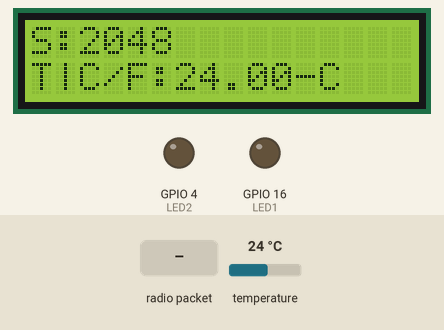
Recording of a sketch running on a simulated ESP32. Shown: 16×2 character LCD, output pins drawn as LEDs (lit = HIGH). The inputs (shaded band) are chosen by the test bench; at power-on: temperature 24 °C. No radio packets arrive unless stated; pins used as bus, display or sensor lines are not drawn; what the sketch prints to the serial monitor is not drawn.

Above: at 3.1 s.
3.2 s: radio packet "100" arrives
At 4.4 s:
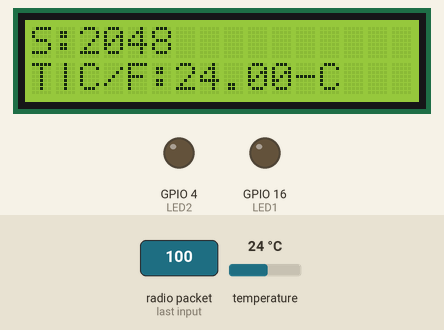
4.8 s: radio packet "44" arrives
At 5.3 s:
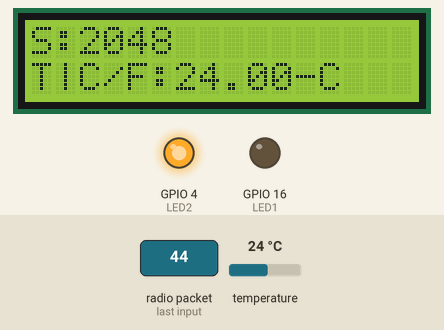
6.3 s: radio packet "11" arrives
At 7.3 s:
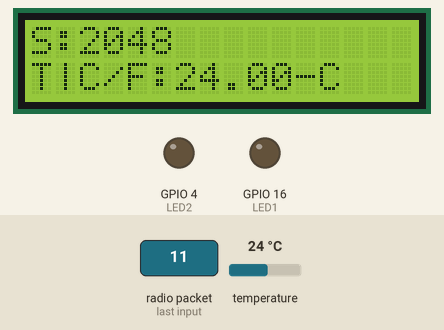
7.8 s: radio packet "22" arrives
At 8.3 s:
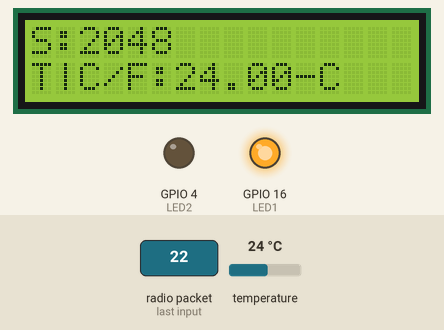
9.3 s: radio packet "33" arrives
At 9.8 s:
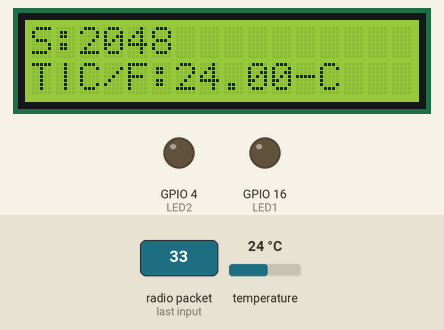
Timing chart, 0 to 11.8 s (numbered marks = the images above; inputs shaded):
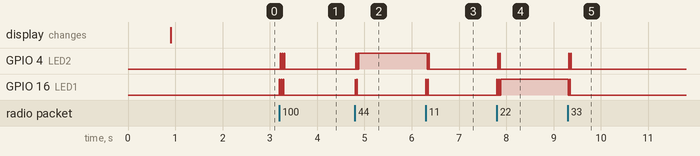

The sketch:

Sender.ino
```cpp
/*********
  Rui Santos
  Complete project details at http://randomnerdtutorials.com
*********/

// Libraries for LoRa Module
#include <SPI.h>
#include <LoRa.h>

#include <Wire.h>
#include <LiquidCrystal_I2C.h>
LiquidCrystal_I2C lcd(0x27,16,2);

//DS18B20 libraries
#include <OneWire.h>
#include <DallasTemperature.h>

// LoRa Module pin definition
// define the pins used by the transceiver module
#define ss 5
#define rst 14
#define dio0 2

const int LED1 = 16;   // indicator LED
const int LED2 = 4;

String inString = "";    // string to hold input
int val = 0;


// LoRa message variable
String message;

// Save reading number on RTC memory
RTC_DATA_ATTR int readingID = 0;

// Define deep sleep options
//uint64_t uS_TO_S_FACTOR = 1000000;  // Conversion factor for micro seconds to seconds
//// Sleep for 30 minutes = 0.5 hours  = 1800 seconds
//uint64_t TIME_TO_SLEEP = 10;

// Data wire is connected to ESP32 GPIO15
#define ONE_WIRE_BUS 33
// Setup a oneWire instance to communicate with a OneWire device
OneWire oneWire(ONE_WIRE_BUS);
// Pass our oneWire reference to Dallas Temperature sensor
DallasTemperature sensors(&oneWire);

// Moisture Sensor variables
const int moisturePin = 12;
const int moisturePowerPin = 27;
int soilMoisture;

// Temperature Sensor variables
float tempC;
float tempF;

//Variable to hold battery level;
float batteryLevel;
const int batteryPin = 15;
int timecho = 20000;
unsigned long hientai = 0;
unsigned long thoigian;


void setup() {
  pinMode(moisturePowerPin, OUTPUT);

  pinMode(LED1,OUTPUT);
  pinMode(LED2,OUTPUT);

  digitalWrite(LED1 , LOW);
  digitalWrite(LED2 , LOW);

  // Start serial communication for debugging purposes
  Serial.begin(115200);

  lcd.init(); //Khởi động LCD
  lcd.backlight(); //Mở đèn

  // Enable Timer wake_up
//  esp_sleep_enable_timer_wakeup(TIME_TO_SLEEP * uS_TO_S_FACTOR);

  // Start the DallasTemperature library
  sensors.begin();

  // Initialize LoRa
  //replace the LoRa.begin(---E-) argument with your location's frequency
  //note: the frequency should match the sender's frequency
  //433E6 for Asia
  //866E6 for Europe
  //915E6 for North America
  LoRa.setPins(ss, rst, dio0);
  Serial.println("initializing LoRa");

  int counter = 0;
  while (!LoRa.begin(433E6) && counter < 10) {
    Serial.print(".");
    counter++;
    delay(500);
  }
  if (counter == 100) {
    // Increment readingID on every new reading
    readingID++;
//     Start deep sleep
    Serial.println("Failed to initialize LoRa. Going to sleep now");
    esp_deep_sleep_start();
  }
  // Change sync word (0xF3) to match the receiver
  // The sync word assures you don't get LoRa messages from other LoRa transceivers
  // ranges from 0-0xFF
  LoRa.setSpreadingFactor(12);           // ranges from 6-12,default 7 see API docs
  LoRa.setSignalBandwidth(62.5E3 );           // for -139dB (page - 112)
  LoRa.setCodingRate4(8);                   // for -139dB (page - 112)
  LoRa.setSyncWord(0xF3);
  Serial.println("LoRa initializing OK!");

  getReadings();
  Serial.print("Battery level = ");
  Serial.println(batteryLevel, 2);
  Serial.print("Soil moisture = ");
  Serial.println(soilMoisture);
  Serial.print("Temperature Celsius = ");
  Serial.println(tempC);
  Serial.print("Temperature Fahrenheit = ");
  Serial.println(tempF);
  Serial.print("Reading ID = ");
  Serial.println(readingID);

  lcd.setCursor(0,0);
  lcd.print("S:");
  lcd.print(soilMoisture);
//  lcd.print("-%");
  lcd.setCursor(0,1);
  lcd.print("T|C/F:");
  lcd.print(tempC);
  lcd.print("-C");
//  lcd.print(tempF);
//  lcd.println("-F");


  sendReadings();
  Serial.print("Message sent = ");
  Serial.println(message);

  // Increment readingID on every new reading
  readingID++;
   thoigian= millis();
if(thoigian - hientai > timecho)
 {
  hientai = millis();
   ESP.restart();
   Serial.println("Restarting in 20 secons");
 }
  // Start deep sleep
//  Serial.println("DONE! Going to sleep now.");
//
//  esp_deep_sleep_start();
}

  bool i=0;
  int priviousValue = 0;
  int liveValue = 0;

void loop() {
  // The ESP32 will be in deep sleep
  // it never reaches the loop()

  int packetSize = LoRa.parsePacket();
  if (packetSize) {
    // read packet
    while (LoRa.available())
    {
      int inChar = LoRa.read();
      inString += (char)inChar;
      val = inString.toInt();
      digitalWrite(LED1 , HIGH);
      delay(10);
      digitalWrite(LED1 , LOW);
      delay(10);
      digitalWrite(LED2 , HIGH);
      delay(10);
      digitalWrite(LED2 , LOW);
      delay(10);
    }
    inString = "";
    LoRa.packetRssi();
  }

//  Serial.println(val);
  liveValue = val;

  if(priviousValue != liveValue)
  {
    priviousValue = liveValue;

    if(val == 11)
    {
      digitalWrite(LED1 , LOW);
    }

    if(val == 22)
    {
      digitalWrite(LED1 , HIGH);
    }
    if(val == 33)
    {
      digitalWrite(LED2 , LOW);
    }

    if(val == 44)
    {
      digitalWrite(LED2 , HIGH);
    }
    delay(50);
  }

}

void getReadings() {
  digitalWrite(moisturePowerPin, HIGH);

  // Measure temperature
  sensors.requestTemperatures();
  tempC = sensors.getTempCByIndex(0); // Temperature in Celsius
  tempF = sensors.getTempFByIndex(0); // Temperature in Fahrenheit

  // Measure moisture
  soilMoisture = analogRead(moisturePin);
  digitalWrite(moisturePowerPin, LOW);

  //Measure battery level
  batteryLevel = map(analogRead(batteryPin), 0.0f, 4095.0f, 0, 100);
}

void sendReadings() {
  // Send packet data
  // Send temperature in Celsius
  message = String(readingID) + "/" + String(tempC) + "&" +
            String(soilMoisture) + "#" + String(batteryLevel);
  // Uncomment to send temperature in Fahrenheit
  //message = String(readingID) + "/" + String(tempF) + "&" +
  //          String(soilMoisture) + "#" + String(batteryLevel);
  delay(1000);
  LoRa.beginPacket();
  LoRa.print(message);
  LoRa.endPacket();
}
```

Measured:
- after the input at 3.2 s, GPIO 4 (LED2), GPIO 16 (LED1): alternates HIGH for 0.01 s and LOW for 0.03 s, 6 changes in all, then stays LOW, starting at once
- after the input at 4.8 s, GPIO 4 (LED2): alternates HIGH for 0.01 s and LOW for 0.02 s, 5 changes in all, then stays HIGH, starting at once; GPIO 16 (LED1): alternates HIGH for 0.01 s and LOW for 0.03 s, 4 changes in all, then stays LOW, starting at once
- after the input at 6.3 s, GPIO 4 (LED2): HIGH → LOW at once, → HIGH 0.03 s later, → LOW 0.01 s later; GPIO 16 (LED1): alternates HIGH for 0.01 s and LOW for 0.03 s, 4 changes in all, then stays LOW, starting at once
- after the input at 7.8 s, GPIO 4 (LED2): alternates HIGH for 0.01 s and LOW for 0.03 s, 4 changes in all, then stays LOW, starting at once; GPIO 16 (LED1): alternates HIGH for 0.01 s and LOW for 0.03 s, 5 changes in all, then stays HIGH, starting at once
- after the input at 9.3 s, GPIO 4 (LED2): alternates HIGH for 0.01 s and LOW for 0.03 s, 4 changes in all, then stays LOW, starting at once; GPIO 16 (LED1): HIGH → LOW at once, → HIGH 0.03 s later, → LOW 0.01 s later
